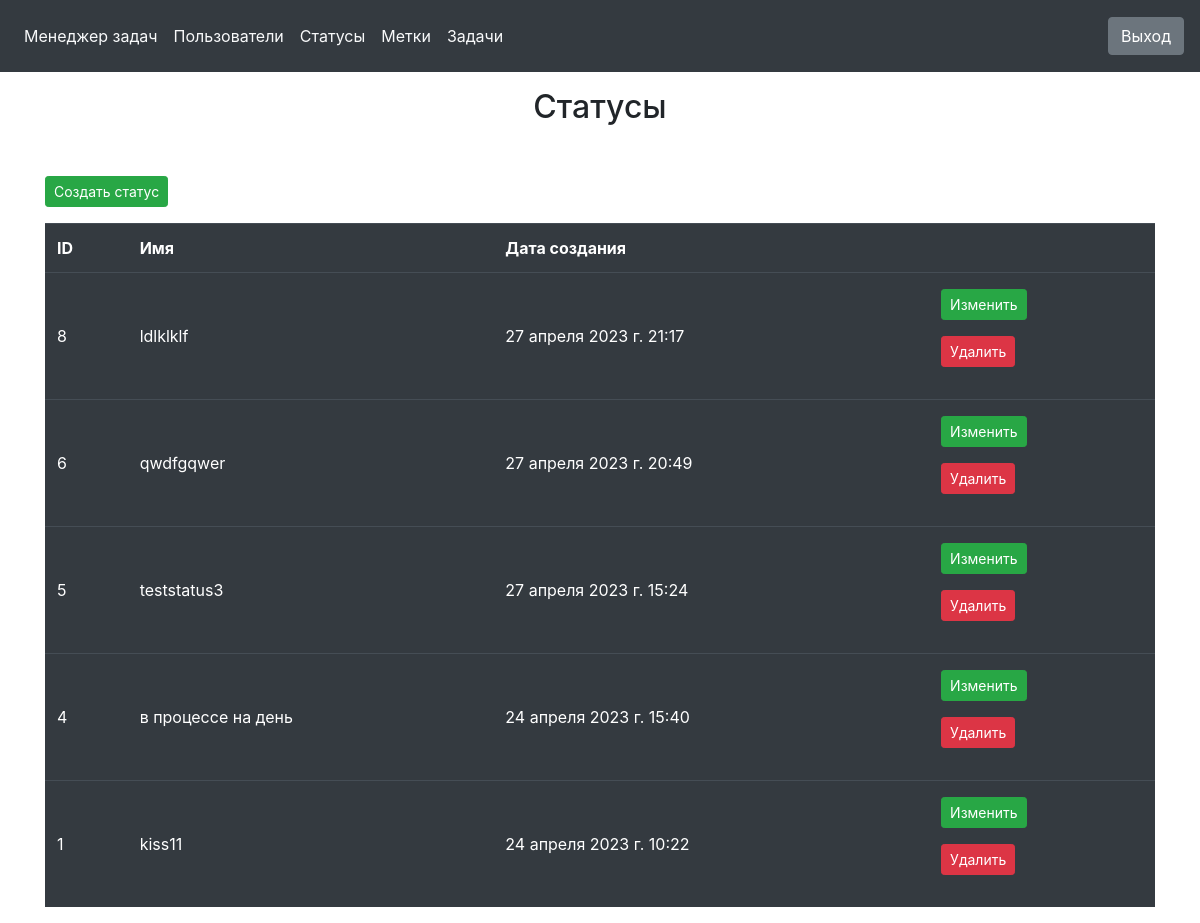
/statuses/ (signed in), run on the app's committed database.
### task_manager/statuses/models.py (models this page shows, shortened)
class Statuses(models.Model):
    name = models.CharField(_('name'), max_length=255, unique=True)
    created_at = models.DateTimeField(_('created at'), auto_now_add=True)
    class Meta:
        verbose_name = _('Statuses')
        verbose_name_plural = _('Statuses')
        ordering = ['-created_at']

### task_manager/statuses/views.py (the view)
# urls.py: path('', StatusesView.as_view(), name='statuses'),
class StatusesView(BaseLoginRequiredMixin, ListView):
    model = Statuses
    template_name = 'statuses/index.html'

### task_manager/core/mixins.py (called while the page is built)
    @method_decorator(login_required_message)
    def dispatch(self, request, *args, **kwargs):
        return super().dispatch(request, *args, **kwargs)

### task_manager/templates/statuses/index.html
{% extends 'base.html' %}
{% load i18n %}
{% block content %}
<main>
    <div class="container">
        <h2 class="text-center mt-3"  style="min-height: 10vh;">{% trans "Statuses" %}</h2>
        <p><a href="{% url 'create_status' %}" class="btn btn-success btn-sm">{% trans "Create status" %}</a></p>
        <table class="table table-dark table-striped-columns">
            <thead>
                <tr class="font-weight-bold">
                    <td>{% trans "ID" %}</td>
                    <td>{% trans "Name" %}</td>
                    <td>{% trans "Created at" %}</td>
                    <td ></td>
                </tr>
            </thead>
            <tbody>
                {% for status in object_list %}
                <tr>
                    <td class="align-middle py-3">{{ status.id }}</td>
                    <td class="align-middle py-3">{{ status.name }}</td>
                    <td class="align-middle py-3">{{ status.created_at }}</td>
                    <td class="py-3">
                        <p><a href="{% url 'update_status' status.id %}" class="btn btn-success btn-sm">{% trans "Update" %}</a></p>
                        <p><a href="{% url 'delete_status' status.id %}" class="btn btn-danger btn-sm">{% trans "Delete"%}</a></p>
                    </td>
                </tr>
                {% endfor %}
            </tbody>
        </table>
    </div>
</main>
{% endblock %}

### data on the page
Statuses: id "8", name "ldlklklf", created_at "27 апреля 2023 г. 21:17"
Statuses: id "6", name "qwdfgqwer", created_at "27 апреля 2023 г. 20:49"
Statuses: id "5", name "teststatus3", created_at "27 апреля 2023 г. 15:24"
Statuses: id "4", name "в процессе на день", created_at "24 апреля 2023 г. 15:40"
Statuses: id "1", name "kiss11", created_at "24 апреля 2023 г. 10:22"
